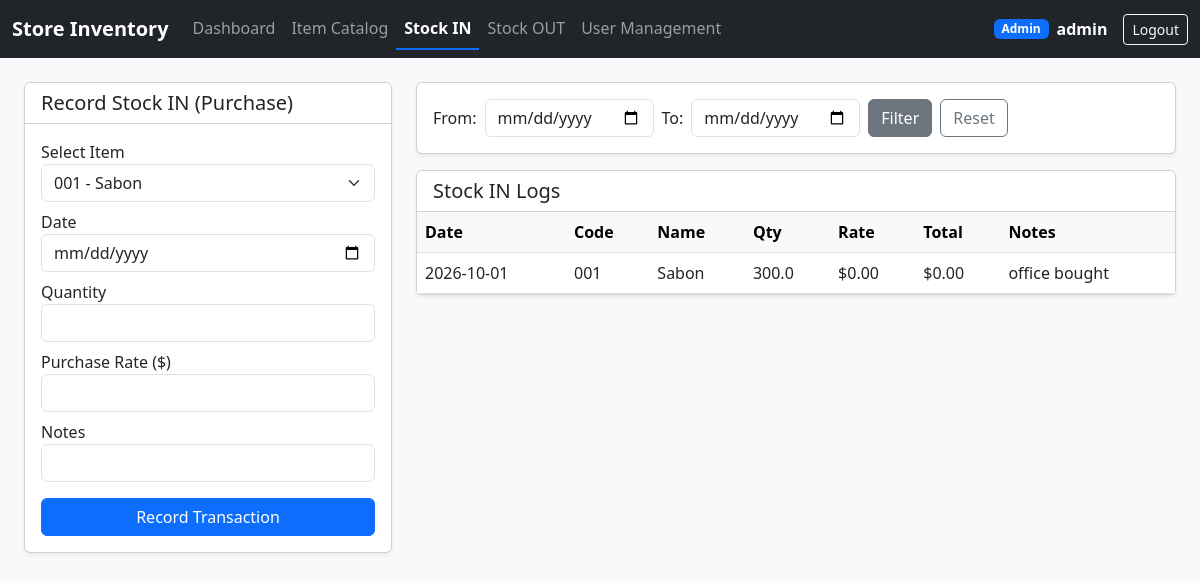
Screenshot of /stock-in (signed in) with the database file from the repository.
### app.py (models this page shows, shortened)
class User(UserMixin, db.Model):
    __tablename__ = 'users'
    id = db.Column(db.Integer, primary_key=True)
    username = db.Column(db.String(80), unique=True, nullable=False)
    password_hash = db.Column(db.String(255), nullable=False)
    role = db.Column(db.String(20), nullable=False, default='Staff')  # Admin, Manager, Staff

class StockInTransaction(db.Model):
    __tablename__ = 'stock_in_transactions'
    id = db.Column(db.Integer, primary_key=True)
    txn_date = db.Column(db.Date, nullable=False)
    item_id = db.Column(db.Integer, db.ForeignKey('items.id'), nullable=False)
    quantity = db.Column(db.Float, nullable=False)
    rate = db.Column(db.Float, nullable=False)
    total_amount = db.Column(db.Float, nullable=False)
    notes = db.Column(db.String(255), nullable=True)

class Item(db.Model):
    __tablename__ = 'items'
    id = db.Column(db.Integer, primary_key=True)
    item_code = db.Column(db.String(50), unique=True, nullable=False)
    name = db.Column(db.String(255), nullable=False)
    unit = db.Column(db.String(50), nullable=False, default='Pcs')
    opening_stock = db.Column(db.Float, nullable=False, default=0.0)
    rate = db.Column(db.Float, nullable=False, default=0.0)
    reorder_level = db.Column(db.Float, nullable=False, default=10.0)
    created_at = db.Column(db.DateTime, default=datetime.utcnow)
    stock_ins = db.relationship('StockInTransaction', backref='item', lazy=True, cascade="all, delete-orphan")
    stock_outs = db.relationship('StockOutTransaction', backref='item', lazy=True, cascade="all, delete-orphan")

### app.py (the view, shortened to what this page needs)
@app.route('/stock-in', methods=['GET', 'POST'])
@login_required
def stock_in():
    start_date = request.args.get('start_date')
    end_date = request.args.get('end_date')
    query = StockInTransaction.query
    if start_date:
        query = query.filter(StockInTransaction.txn_date >= datetime.strptime(start_date, '%Y-%m-%d').date())
    if end_date:
        query = query.filter(StockInTransaction.txn_date <= datetime.strptime(end_date, '%Y-%m-%d').date())
    logs = query.order_by(StockInTransaction.txn_date.desc()).all()
    all_items = Item.query.all()
    return render_template('stock_in.html', logs=logs, items=all_items, start_date=start_date, end_date=end_date)

### app.py (called while the page is built)
@login_manager.user_loader
def load_user(user_id):
    return User.query.get(int(user_id))

### templates/stock_in.html
{% extends 'base.html' %}
{% block content %}
<div class="row">
    <div class="col-md-4">
        <div class="card shadow-sm mb-4">
            <div class="card-header bg-white"><h5 class="mb-0">Record Stock IN (Purchase)</h5></div>
            <div class="card-body">
                <form method="POST">
                    <div class="mb-2">
                        <label>Select Item</label>
                        <select name="item_id" class="form-select" required>
                            {% for item in items %}
                            <option value="{{ item.id }}">{{ item.item_code }} - {{ item.name }}</option>
                            {% endfor %}
                        </select>
                    </div>
                    <div class="mb-2"><label>Date</label><input type="date" name="txn_date" class="form-control" required></div>
                    <div class="mb-2"><label>Quantity</label><input type="number" step="0.01" name="quantity" class="form-control" required></div>
                    <div class="mb-2"><label>Purchase Rate ($)</label><input type="number" step="0.01" name="rate" class="form-control" required></div>
                    <div class="mb-3"><label>Notes</label><input type="text" name="notes" class="form-control"></div>
                    <button type="submit" class="btn btn-primary w-100">Record Transaction</button>
                </form>
            </div>
        </div>
    </div>
    <div class="col-md-8">
        <div class="card shadow-sm mb-3">
            <div class="card-body">
                <form method="GET" class="row g-2 align-items-center">
                    <div class="col-auto"><label class="col-form-label">From:</label></div>
                    <div class="col-auto"><input type="date" name="start_date" value="{{ start_date or '' }}" class="form-control"></div>
                    <div class="col-auto"><label class="col-form-label">To:</label></div>
                    <div class="col-auto"><input type="date" name="end_date" value="{{ end_date or '' }}" class="form-control"></div>
                    <div class="col-auto"><button type="submit" class="btn btn-secondary">Filter</button></div>
                    <div class="col-auto"><a href="{{ url_for('stock_in') }}" class="btn btn-outline-secondary">Reset</a></div>
                </form>
            </div>
        </div>
        <div class="card shadow-sm">
            <div class="card-header bg-white"><h5 class="mb-0">Stock IN Logs</h5></div>
            <div class="card-body p-0">
                <table class="table table-hover mb-0">
                    <thead class="table-light">
                        <tr><th>Date</th><th>Code</th><th>Name</th><th>Qty</th><th>Rate</th><th>Total</th><th>Notes</th></tr>
                    </thead>
                    <tbody>
                        {% for log in logs %}
                        <tr>
                            <td>{{ log.txn_date }}</td><td>{{ log.item.item_code }}</td><td>{{ log.item.name }}</td><td>{{ log.quantity }}</td><td>${{ "%.2f"|format(log.rate) }}</td><td>${{ "%.2f"|format(log.total_amount) }}</td><td>{{ log.notes or '' }}</td>
                        </tr>
                        {% endfor %}
                    </tbody>
                </table>
            </div>
        </div>
    </div>
</div>
{% endblock %}

### templates/base.html (shortened to what this page needs)
<!DOCTYPE html>
<html lang="en">
<head>
    <link href="https://cdn.jsdelivr.net/npm/bootstrap@5.3.0/dist/css/bootstrap.min.css" rel="stylesheet">
</head>
<body>
    {% if current_user.is_authenticated %}
    <nav class="navbar navbar-expand-lg navbar-dark bg-dark mb-4">
        <div class="container-fluid">
            <a class="navbar-brand fw-bold" href="{{ url_for('dashboard') }}">Store Inventory</a>
            <div class="collapse navbar-collapse" id="navbarNav">
                <ul class="navbar-nav me-auto">
                    <li class="nav-item">
                        <a class="nav-link {% if request.endpoint == 'dashboard' %}active fw-bold text-white{% endif %}" href="{{ url_for('dashboard') }}">Dashboard</a>
                    </li>
                    {% if current_user.role in ['Admin', 'Manager'] %}
                    <li class="nav-item">
                        <a class="nav-link {% if request.endpoint in ['items', 'edit_item'] %}active fw-bold text-white{% endif %}" href="{{ url_for('items') }}">Item Catalog</a>
                    </li>
                    {% endif %}
                    <li class="nav-item">
                        <a class="nav-link {% if request.endpoint == 'stock_in' %}active fw-bold text-white{% endif %}" href="{{ url_for('stock_in') }}">Stock IN</a>
                    </li>
                    <li class="nav-item">
                        <a class="nav-link {% if request.endpoint == 'stock_out' %}active fw-bold text-white{% endif %}" href="{{ url_for('stock_out') }}">Stock OUT</a>
                    </li>
                    {% if current_user.role == 'Admin' %}
                    <li class="nav-item">
                        <a class="nav-link {% if request.endpoint in ['users', 'edit_user'] %}active fw-bold text-white{% endif %}" href="{{ url_for('users') }}">User Management</a>
                    </li>
                    {% endif %}
                </ul>
                <div class="d-flex align-items-center text-white me-3">
                    <span class="badge bg-primary me-2">{{ current_user.role }}</span>
                    <span><strong>{{ current_user.username }}</strong></span>
                </div>
                <a href="{{ url_for('logout') }}" class="btn btn-outline-light btn-sm">Logout</a>
            </div>
        </div>
    </nav>
    {% endif %}
    <div class="container-fluid px-4">
        {% block content %}{% endblock %}
    </div>
</body>
</html>

### templates/base.html (style rules this page uses)
body { background-color: #f8f9fa; font-family: 'Segoe UI', Arial, sans-serif; }
.nav-link.active { border-bottom: 2px solid #0d6efd; }

### rows the page displays
User: role "Admin", username "admin"
StockInTransaction: txn_date "2026-10-01", item.item_code "001", item.name "Sabon", quantity "300.0", rate "0.00", total_amount "0.00", notes "office bought"

### other values shown
form field item_id "001 - Sabon"
